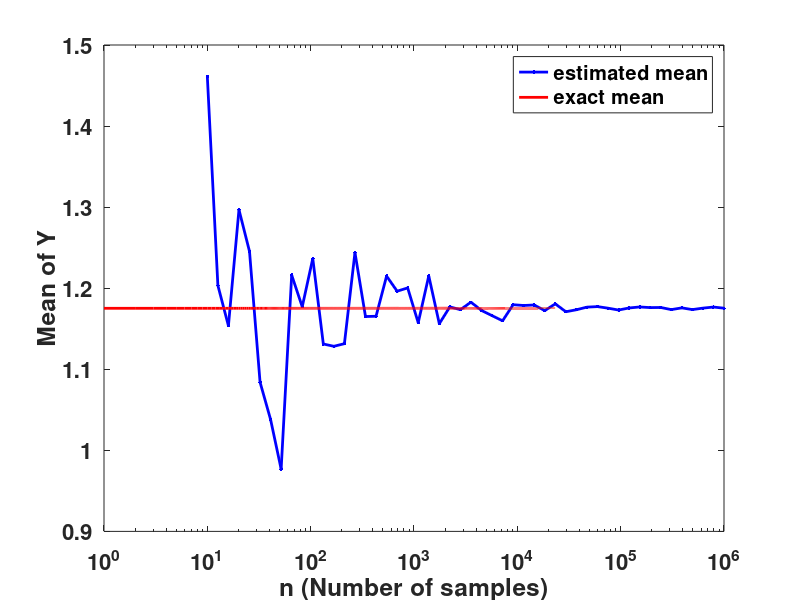
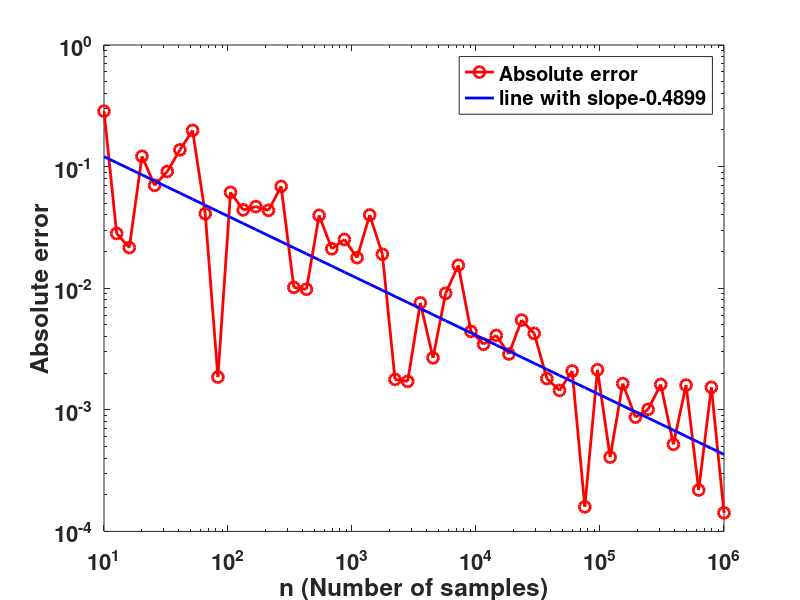

These charts were generated, in order, by the following MATLAB code:
clear;clc;close all; format long;
set(0,'DefaultAxesFontSize',16,'DefaultAxesFontWeight','bold','DefaultLineLineWidth',2,'DefaultLineMarkerSize',8);

%Estimating the mean of a random variable y = f(X)
j=1;
n = logspace(1,6);
for i=n
    Y = rand(round(i),1);
    X = exp(-1+2*Y);
    mu_y(j,1) = mean(X);
    j = j+1;
end
exact_mean = (exp(1) - exp(-1))/2;
figure(1);
semilogx(n,mu_y,'b.-');
hold on;
semilogx(exact_mean*ones(1e6,1),'r');
legend('estimated mean','exact mean');
xlabel('n (Number of samples)'); ylabel('Mean of Y');
xpos = 500;ypos = 500; width = 800; height = 800;
set(gcf,'Position',[xpos ypos width height])
figure(2);
error = abs(mu_y - exact_mean);
loglog(n,error,'ro-');
hold on;
coeffs = polyfit(log(n),log(error'),1);
y = polyval(coeffs,log(n));
loglog(n,exp(y),'b');
xlabel('n (Number of samples)'); ylabel('Absolute error');
legend('Absolute error ',strcat('line with slope ',num2str(coeffs(1))));
xpos = 500;ypos = 500; width = 800; height = 800;
set(gcf,'Position',[xpos ypos width height])